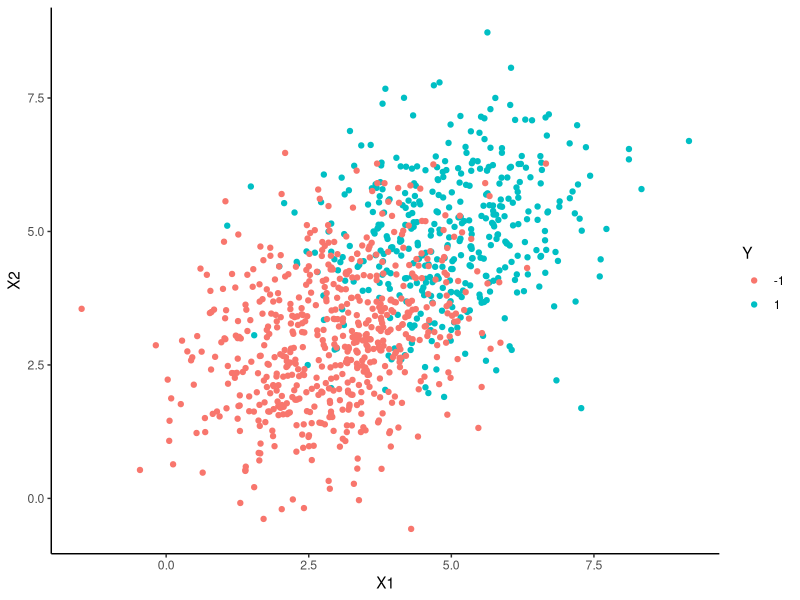

Here is the R script that generated this plot:
# LINEAR DISCREMINANT ANALYSIS

library(MASS)
library(tidyverse)
library(caret)
theme_set(theme_classic())

# Load the data
data("iris")

# Split the data into training (80%) and test set (20%)
set.seed(123)
training.individuals <- iris$Species %>% 
  createDataPartition(p = 0.8, list = FALSE)
train.data <- iris[training.individuals, ]
test.data <- iris[-training.individuals, ]

# Estimate preprocessing parameters
preproc.parameter <- train.data %>% 
  preProcess(method = c("center", "scale"))

# Transform the data using the estimated parameters
train.transform <- preproc.parameter %>% predict(train.data)
test.transform <- preproc.parameter %>% predict(test.data)

# Fit the model
model <- lda(Species~., data = train.transform)

# Make predictions
predictions <- model %>% predict(test.transform)

# Model accuracy
mean(predictions$class==test.transform$Species)

model <- lda(Species~., data = train.transform)
model

# Graphical plotting of the output

library(ggplot2)
library(MASS)
library(mvtnorm)

# Variance Covariance matrix for random bivariate gaussian sample
var_covar = matrix(data = c(1.5, 0.4, 0.4, 1.5), nrow = 2)

# Random bivariate Gaussian samples for class +1
Xplus1 <- rmvnorm(400, mean = c(5, 5), sigma = var_covar)

# Random bivariate Gaussian samples for class -1
Xminus1 <- rmvnorm(600, mean = c(3, 3), sigma = var_covar)

# Samples for the dependent variable
Y_samples <- c(rep(1, 400), rep(-1, 600))

# Combining the independent and dependent variables into a dataframe
dataset <- as.data.frame(cbind(rbind(Xplus1, Xminus1), Y_samples))
colnames(dataset) <- c("X1", "X2", "Y")
dataset$Y <- as.character(dataset$Y)

# Plot the above samples and color by class labels
ggplot(data = dataset) + geom_point(aes(X1, X2, color = Y))